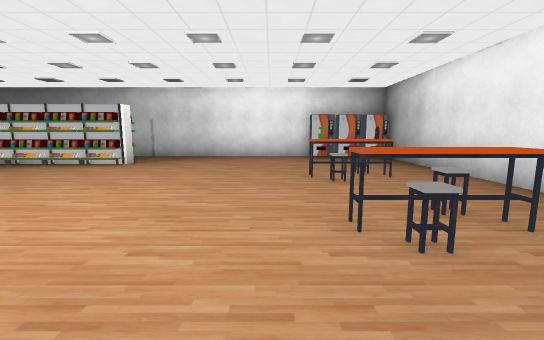
[1] (above)

16 first-person views from a walk through a Unity game level. The camera is 1.2 m above the floor, tilts 8° down and sees 90° across. The floor is counted in squares, 1 m on a side. Each view is taken from the middle of a square. On the plan, view 1 faces up. The plan holds only what a view shows up to about 13 squares ahead; the rest is blank. Some animated figures are left out. Some surface patterns are stand-ins.

[2]
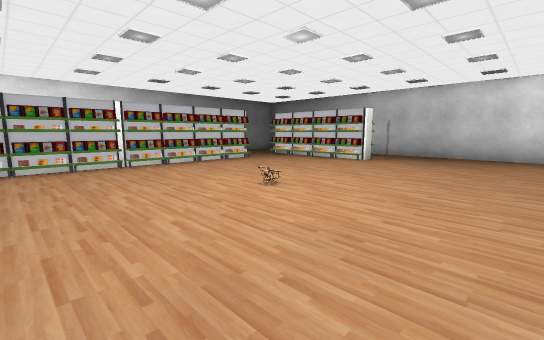

[3]
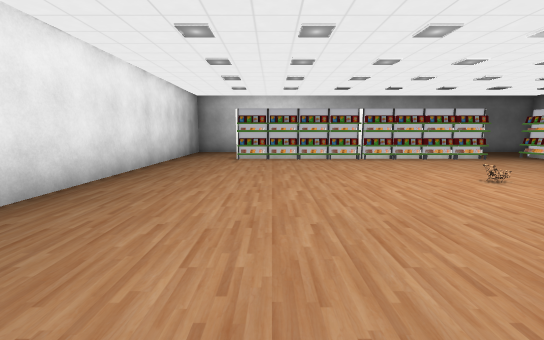

[4]
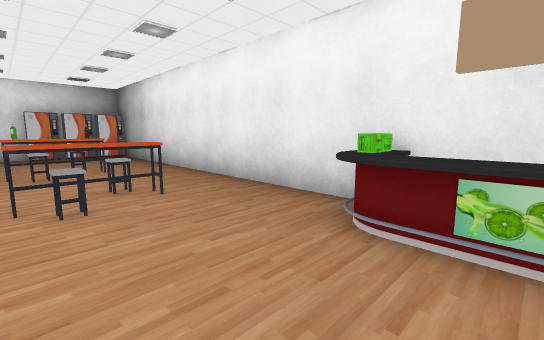

[5]
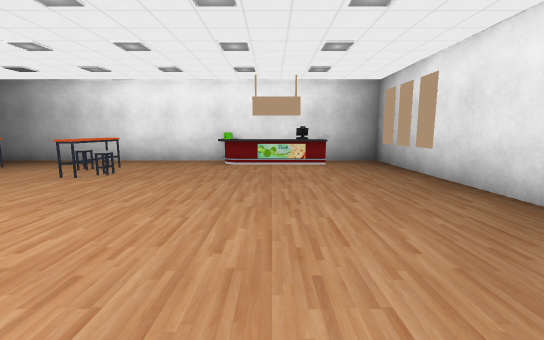

[6]
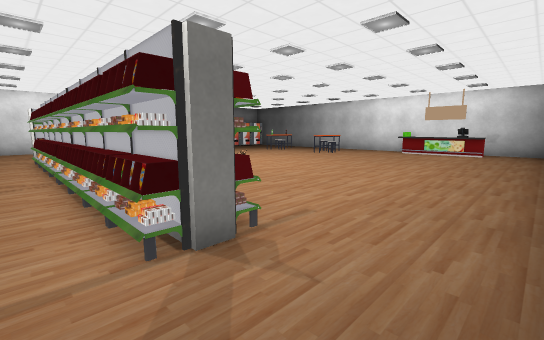

[7]
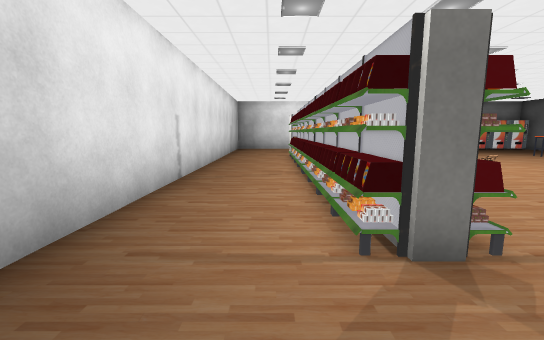

[8]
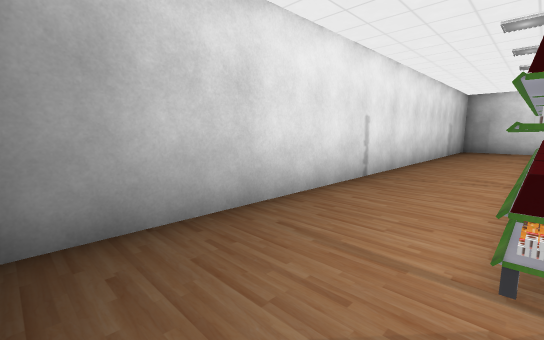

[9]
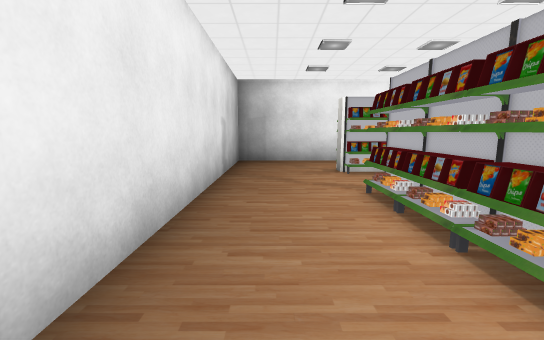

[10]
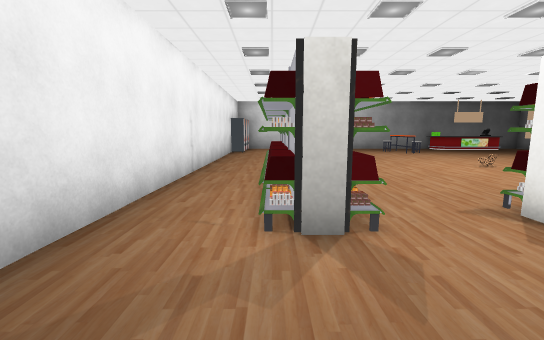

[11]
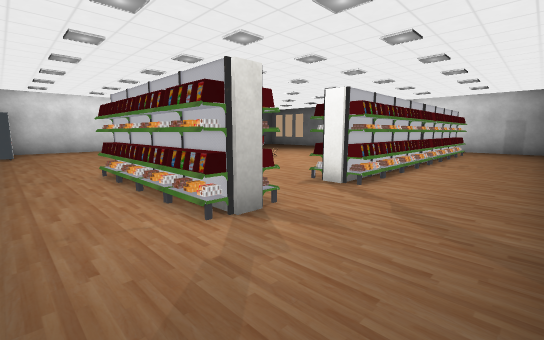

[12]
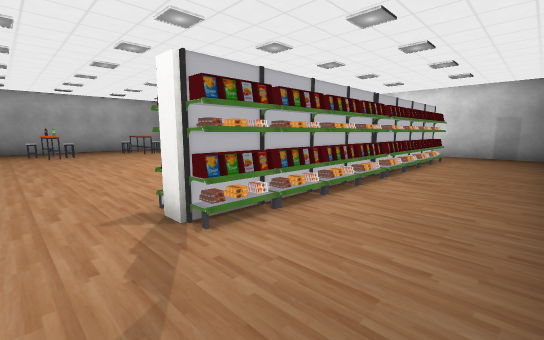

[13]
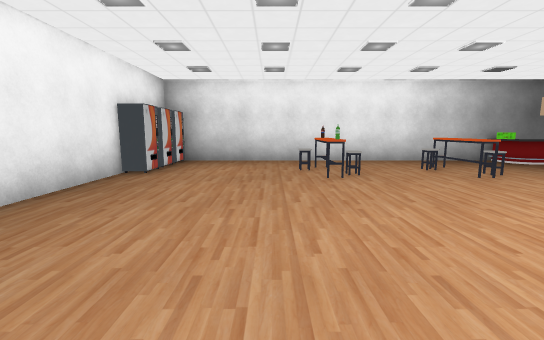

[14]
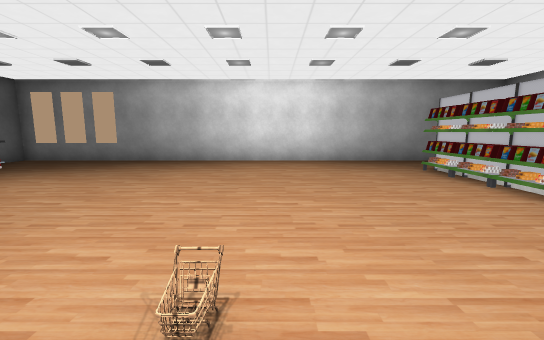

[15]
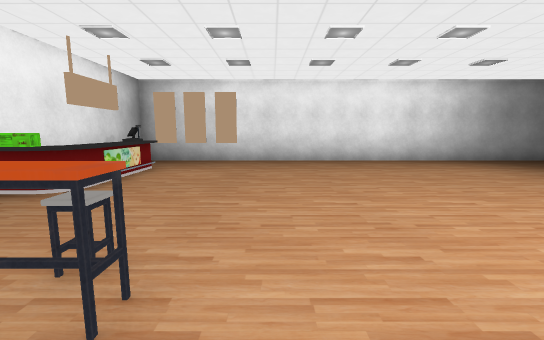

[16]
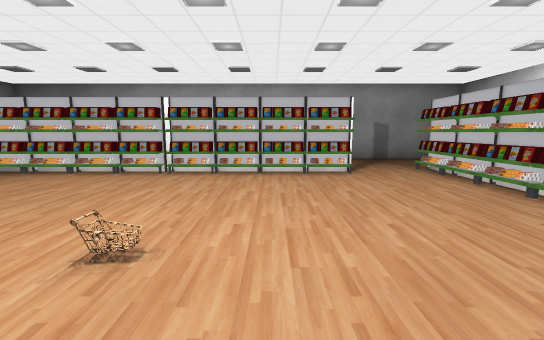

### Floor plan
Points are (right, up) in squares from view 1. A wall is a line through its corners. A room is listed if a view was taken in it or the views show most of it. See-through windows are left out.
Room 1 (views 1, 2, 3, 4, 5, 6, 7, 8, 9, 10, 11, 12, 13, 14, 15, 16)
walls: (-10.9, 10.1) (-10.9, 10.6); (3.1, 13.4) (-14.4, 13.4) (-14.4, -6.1); (-14, -6.4) (5.4, -6.4) (5.4, 12.8)
objects: other object (-11, -3) to (-11, -2); other object (-11, -1); other object (-11, 0); other object (-11, 1) to (-11, 2); other object (-11, 3); other object (-11, 4); other object (-11, 5) to (-11, 6); other object (-11, 7); other object (-11, 11) to (-10, 11); other object (-10, -3); other object (-10, -2); other object (-10, 0); other object (-10, 1); other object (-10, 3); other object (-10, 4); other object (-10, 5); other object (-10, 7); other object (-10, 10); other object (-9, 10); other object (-9, 11); other object (-8, 10); other object (-8, 11); other object (-7, 11) to (-6, 11); other object (-6, 10); other object (1, 3) to (3, 4); other object (1, 7) to (3, 8); other object (2, -6); other object (2, 13); other object (3, -6); other object (3, 13); other object (4, -6); other object (4, -4) to (5, 0); other object (4, 13) to (5, 13)

Positions as (right, up) in squares from view 1, and headings:
1: (0, 0), facing up
2: (0, -1), facing up-left
3: (2, -2), facing left
4: (1, -2), facing up-right
5: (-6, -2), facing right
6: (-12, -6), facing up-right
7: (-12, -6), facing up
8: (-11, -6), facing up-left
9: (-13, 2), facing up
10: (-14, 11), facing right
11: (-14, 13), facing down-right
12: (-14, 9), facing down-right
13: (-6, 9), facing right
14: (-5, 5), facing down
15: (0, 5), facing down
16: (-2, 5), facing left
